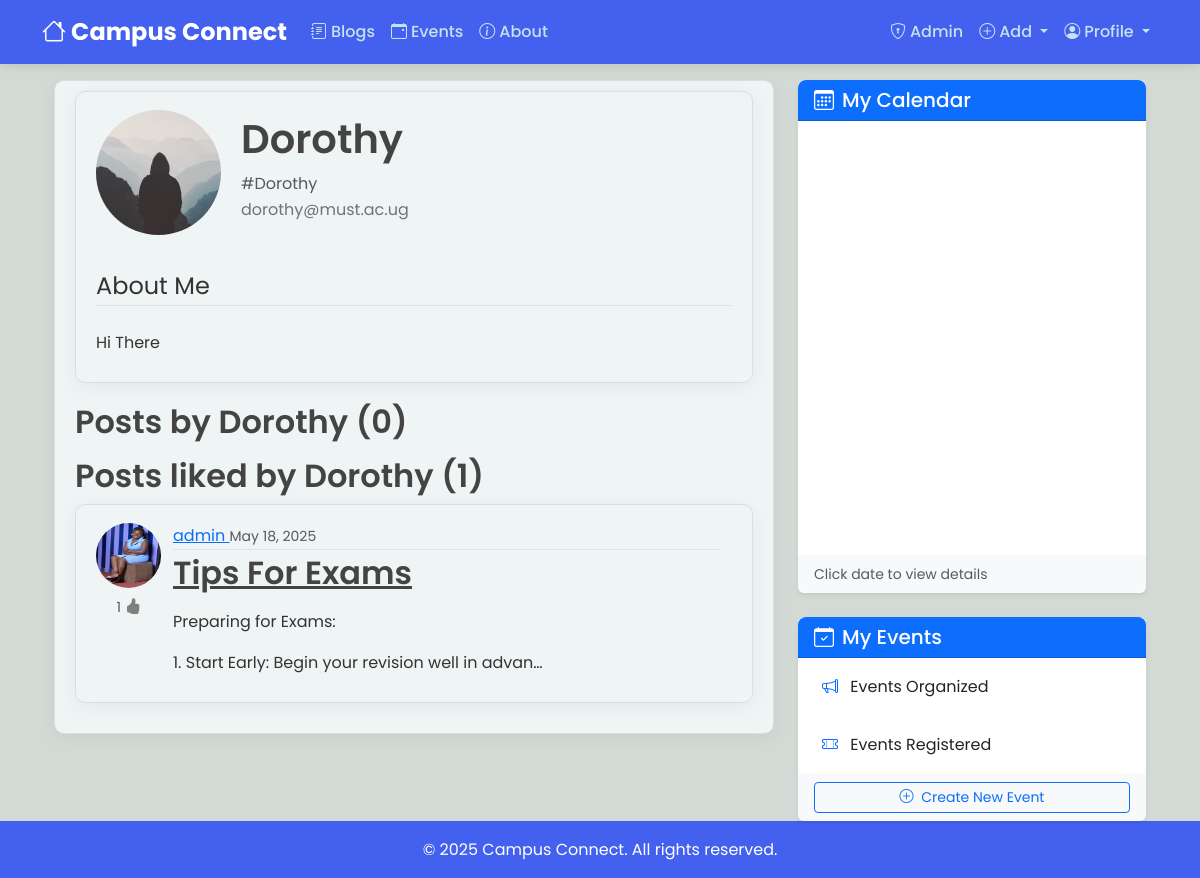
Screenshot of /user/Dorothy (signed in) with the database file from the repository.
### users/models.py (models this page shows, shortened)
class Profile(models.Model):
    user=models.OneToOneField(User,on_delete=models.CASCADE)
    image= models.ImageField(default='default.jpg', upload_to='profile_pics')
    about= CKEditor5Field(null = True,default= 'Hi There', config_name='extends')

### blog/models.py (models this page shows, shortened)
class Post(models.Model):
    title = models.CharField(max_length=100)
    content = CKEditor5Field(null = True,blank=True, config_name='extends')
    date_posted=models.DateTimeField(default=timezone.now) # not putting now() because we need the actual function as default value
    author = models.ForeignKey(User,on_delete=models.CASCADE) #delete post when user is deleted
    likes= models.ManyToManyField(User,blank=True,null=True,related_name='liked_posts')

### blog/views.py (the view)
# urls.py: path('user/<str:username>',UserPostView, name='user-posts'),
@login_required
def UserPostView(request,username):
    user=User.objects.get(username=username)
    posts_by_user = Post.objects.filter(author=user).order_by('-date_posted')
    liked_posts= user.liked_posts.all()
    posts_count = posts_by_user.count()
    liked_count = liked_posts.count()
    paginator_posts = Paginator(posts_by_user,5)
    page_number_posts = request.GET.get('postspg')
    try:
        posts_by_user = paginator_posts.page(page_number_posts)
    except PageNotAnInteger:
        posts_by_user = paginator_posts.page(1)
    except EmptyPage:
        posts_by_user = paginator_posts.page(paginator_posts.num_pages)
    paginator_likes = Paginator(liked_posts,5)
    page_number_likes = request.GET.get('likedpg')
    try:
        liked_posts = paginator_likes.page(page_number_likes)
    except PageNotAnInteger:
        liked_posts = paginator_likes.page(1)
    except EmptyPage:
        liked_posts = paginator_likes.page(paginator_likes.num_pages)
    is_owner= (request.user == user)
    context = {
        'profile_user' : user,
        'is_owner':is_owner,
        'posts_by_user':posts_by_user,
        'liked_posts':liked_posts,
        'total_posts':posts_count,
        'total_liked':liked_count,
        'cal':'blogs'
    }
    return render(request,'blog/user_posts.html',context)

### blog/templates/blog/user_posts.html (shortened to what this page needs)
{% extends "blog/base.html"%}
{% block content%}
<div class="content-section">
  <div class="media d-flex flex-column flex-md-row align-items-center">
      <img class="rounded-circle account-img col-auto mt-2" src="{{ profile_user.profile.image.url }}">
      <div class="ml-md-3 mt-3 mt-md-0">
        <h2 class="account-heading ml-3">{{ profile_user.username }}</h2>
        <p class="text-muted" style="margin-bottom: 0%;"> #{{ profile_user.username }}</p>
        <p class="text-secondary">{{ profile_user.email }}</p>
      </div>
  </div>
      <div class="media-body mt-3">
      <legend class="border-bottom mb-4">About Me</legend>
      <p >{{ profile_user.profile.about|safe }}</p>
  </div>
  </div>
    <h2 class="mb-3"> Posts by {{ profile_user.username }} ({{ total_posts }})</h2>
    <h2> Posts liked by {{ profile_user.username }} ({{ total_liked }})</h2>
    {% for post in liked_posts %}
    <article class="media content-section d-flex align-items-start" >
      <div class="row w-100 mt-2">
            <div class="col-auto d-flex flex-column align-items-center">
                <a href="{% url 'user-posts' post.author.username %}"><img class="rounded-circle article-img mb-2 " src="{{ post.author.profile.image.url }}" style="margin-right: 0%;"></a>
                <small class="text-muted"> {{post.likes.count}}
                </small>
            </div>
            <div class="col" style="padding: 0%;">
                <div class="media-body">
                    <div class="article-metadata">
                        <a class="mr-2" href="{% url 'user-posts' post.author.username %}">
                            {{ post.author }}
                        </a>
                        <small class="text-muted">{{ post.date_posted|date:"F d, Y" }}</small>
                    </div>
                    <h2><a class="article-title" href="{% url 'post-detail' post.id %}">{{ post.title }}</a></h2>
                    <p class="article-content">{{ post.content|truncatechars:80|safe }}</p>
                </div>
            </div>
        </div>
      </article>
    {% endfor %}
{% endblock content %}

### blog/templates/blog/base.html (shortened to what this page needs)
{% load static %}
<!DOCTYPE html>
<html lang="en">
<head>
    <link href="https://cdn.jsdelivr.net/npm/bootstrap@5.3.3/dist/css/bootstrap.min.css" rel="stylesheet">
    <link href="https://cdn.jsdelivr.net/npm/bootstrap-icons@1.11.1/font/bootstrap-icons.css" rel="stylesheet">
    <link rel="stylesheet" type="text/css" href="{% static 'blog/main.css' %}">
    <link rel="stylesheet" href="https://cdnjs.cloudflare.com/ajax/libs/fullcalendar/3.9.0/fullcalendar.min.css">
</head>
<body>
    <header class="site-header">
        <nav class="navbar navbar-expand-md navbar-dark bg-steel fixed-top">
            <div class="container">
                <a class="navbar-brand" href="{% url 'blog-home' %}">
                   <i class="bi bi-house"></i> Campus Connect
                </a>
                <div class="collapse navbar-collapse" id="navbarToggle">
                  {% if user.is_authenticated %}
                    <div class="navbar-nav me-auto">
                        <a class="nav-item nav-link {% if request.resolver_match.url_name == 'blog-home' %}active{% endif %}" href="{% url 'blog-home' %}">
                            <i class="bi bi-journal-text me-1"></i>Blogs
                        </a>
                        <a class="nav-item nav-link {% if request.resolver_match.url_name == 'event-list' %}active{% endif %}" href="{% url 'event-list' %}">
                            <i class="bi bi-calendar-event me-1"></i>Events
                        </a>
                        <a class="nav-item nav-link {% if request.resolver_match.url_name == 'blog-about' %}active{% endif %}" href="{% url 'blog-about' %}">
                            <i class="bi bi-info-circle me-1"></i>About
                        </a>
                    </div>
                    <div class="navbar-nav ms-auto">
                            {% if user.is_superuser %}
                                <a class="nav-item nav-link" href="/admin/">
                                    <i class="bi bi-shield-lock me-1"></i>Admin
                                </a>
                            {% endif %}
                            <li class="nav-item dropdown">
                                <a class="nav-link dropdown-toggle" href="#" data-bs-toggle="dropdown">
                                    <i class="bi bi-plus-circle me-1"></i>Add
                                </a>
                            </li>
                            <li class="nav-item dropdown">
                                <a class="nav-link dropdown-toggle" href="#" data-bs-toggle="dropdown">
                                    <i class="bi bi-person-circle me-1"></i>Profile
                                </a>
                            </li>
                        {% endif %}
                    </div>
                </div>
            </div>
        </nav>
    </header>
    <main role="main" class="container">
        <div class="row justify-content-center">
            <div class="col-lg-8">
                <div class="content-section">
                    {% block content %}{% endblock %}
                </div>
            </div>
            {% if user.is_authenticated %}
<div class="col-lg-4">
    <div class="card border-0 shadow-sm mb-4">
        <div class="card-header bg-primary text-white rounded-top-3">
            <div class="d-flex justify-content-between align-items-center">
                <h3 class="h5 mb-0">
                    <i class="bi bi-calendar3 me-2"></i>My Calendar
                </h3>
            </div>
        </div>
        <div class="card-body p-3">
            <div id='calendar'></div>
        </div>
        <div class="card-footer bg-light border-0 rounded-bottom-3 py-2">
            <small class="text-muted d-flex justify-content-between">
                <span>Click date to view details</span>
            </small>
        </div>
    </div>
    <div class="card border-0 shadow-sm">
        <div class="card-header bg-primary text-white rounded-top-3">
            <h3 class="h5 mb-0">
                <i class="bi bi-calendar-check me-2"></i>My Events
            </h3>
        </div>
        <div class="card-body p-0">
            <div class="list-group list-group-flush">
                <a href="{% url 'event-userlist' user.username %}"
                   class="list-group-item list-group-item-action d-flex justify-content-between align-items-center">
                    <span>
                        <i class="bi bi-megaphone text-primary me-2"></i>
                        Events Organized
                    </span>
                </a>
                <a href="{% url 'event-reglist' user.username %}"
                   class="list-group-item list-group-item-action d-flex justify-content-between align-items-center">
                    <span>
                        <i class="bi bi-ticket-perforated text-primary me-2"></i>
                        Events Registered
                    </span>
                </a>
            </div>
        </div>
        <div class="card-footer bg-light border-0 rounded-bottom-3">
            <a href="{% url 'event-create' %}" class="btn btn-sm btn-outline-primary w-100">
                <i class="bi bi-plus-circle me-1"></i> Create New Event
            </a>
        </div>
    </div>
</div>
{% endif %}
        </div>
    </main>
    <footer class="footer mt-auto py-3">
        <div class="container text-center">
            <span class="text-white">© 2025 Campus Connect. All rights reserved.</span>
        </div>
    </footer>
</body>
</html>

### blog/static/blog/main.css (style rules this page uses)
body { background: #fafafa; color: #333333; margin-top: 5rem; }
h1, h2, h3, h4, h5, h6 { color: #444444; }
.site-header .navbar-nav .nav-link { color: #c6e1f0; }
.navbar-nav { justify-self: end; }
.content-section,.about_content { background: hsl(190, 23%, 95%); padding: 10px 20px; border: 1px solid #dddddd; border-radius: 10px; margin-bottom: 20px; transition: all 0.3s ease; }
.article-title { color: #444444; }
.article-content { white-space: pre-line; }
.article-img { height: 65px; width: 65px; }
.article-metadata { padding-bottom: 1px; margin-bottom: 4px; border-bottom: 1px solid #e3e3e3 }
.account-img { height: 125px; width: 125px; margin-right: 20px; margin-bottom: 16px; }
.account-heading { font-size: 2.5rem; }
body { background-color: #D3D9D4; }
#calendar { max-width: 440px; width: 100%; margin:2px; padding : 0px; }
@media (max-width: 1400px)and (min-width: 986px) { #calendar { max-width: 300px; width: 100%; height: 400px; margin-top: 0rem; } }

### blog/templates/blog/base.html (style rules this page uses)
:root { --primary-color: #4361ee; --secondary-color: #3f37c9; --accent-color: #4cc9f0; --dark-color: #1a1a2e; --light-color: #f8f9fa; --success-color: #4ade80; --warning-color: #fbbf24; --danger-color: #f87171; }
body { font-family: 'Poppins', sans-serif; background-color: #f5f7fa; color: #333; line-height: 1.6; }
.bg-steel { background-color: var(--primary-color) !important; box-shadow: 0 2px 10px rgba(0, 0, 0, 0.1); }
.navbar-brand { font-weight: 700; font-size: 1.5rem; color: white !important; }
.nav-link { font-weight: 500; padding: 0.5rem 1rem; transition: all 0.3s ease; }
.content-section { background-color: white; border-radius: 12px; padding: 2rem; box-shadow: 0 4px 20px rgba(0, 0, 0, 0.05); margin-bottom: 2rem; }
.list-group-item { border: none; padding: 1rem 1.5rem; transition: all 0.3s ease; }
.article-img { transition: all 0.3s ease; border-radius: 8px; }
h1, h2, h3, h4, h5, h6 { color: var(--dark-color); font-weight: 600; }
footer { background-color: #4361ee; color: white; padding: 2rem 0; margin-top: 3rem; }
main.container { display: flex; flex-direction: column; align-items: center; }
.row { justify-content: center; width: 100%; }
#calendar { font-family: 'Poppins', sans-serif; }
.list-group-item { transition: all 0.2s ease; border-left: 0; border-right: 0; }
.list-group-item:first-child { border-top: 0; }
.list-group-item:last-child { border-bottom: 0; }

### rows the page displays
Post: author.profile.image (picture), likes.count "1", author "admin", date_posted "May 18, 2025", title "Tips For Exams", content "Preparing for Exams: 1. Start Early: Begin your revision well in advan…"

### other values shown
{{ profile_user.username }} "Dorothy"
{{ profile_user.email }} "dorothy@must.ac.ug"
{{ profile_user.profile.about|safe }} "Hi There"
{{ total_posts }} "0"
{{ total_liked }} "1"
